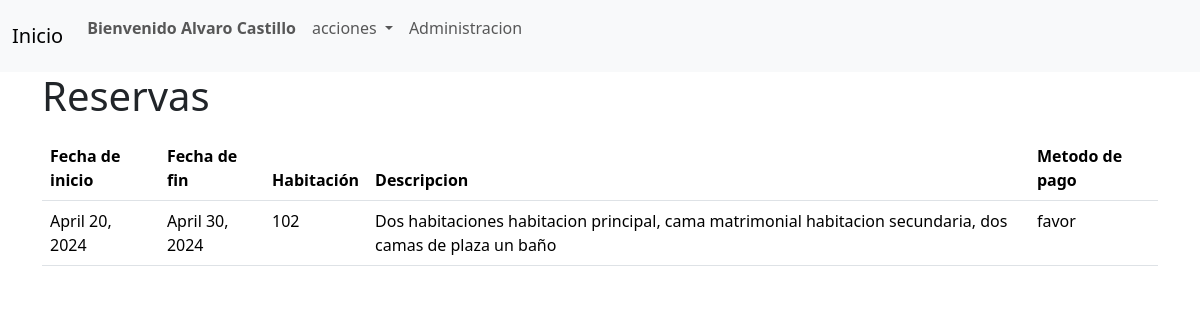
/reservas/ (signed in), run on an earlier commit of the app's database.
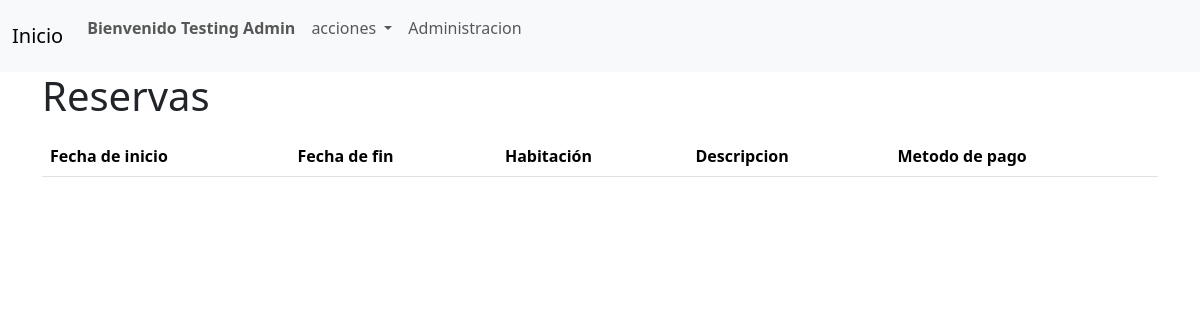
And on a later commit of the database.
### start/models.py (models this page shows, shortened)
class Usuario(models.Model):
    nombre = models.CharField(max_length=50)
    apellido = models.CharField(max_length=50)
    email = models.EmailField()
    password = models.CharField(max_length=50)
    tipo = models.IntegerField(default=2)

class Reserva(models.Model):
    fecha_inicio = models.DateField()
    fecha_fin = models.DateField()
    habitacion = models.ForeignKey(Habitacion, on_delete=models.CASCADE)
    usuario = models.ForeignKey(Usuario, on_delete=models.CASCADE)
    metodo_pago = models.ForeignKey(MetodoPago, on_delete=models.CASCADE)

class Habitacion(models.Model):
    nombre = models.CharField(max_length=50)
    precio = models.FloatField()
    disponible = models.BooleanField()
    categoria = models.ForeignKey(CategoriaHabitacion, on_delete=models.CASCADE)

class CategoriaHabitacion(models.Model):
    nombre = models.CharField(max_length=50)
    descripcion = models.TextField()

class MetodoPago(models.Model):
    nombre = models.CharField(max_length=50)
    descripcion = models.TextField()

### start/views.py (the view)
# urls.py: path('reservas/', reservas, name='reservas'),
def reservas(request):
    user_id= request.session.get('id')
    if user_id  is not None:
        usuario = Usuario.objects.get(id=user_id)
        reservas = Reserva.objects.filter(usuario=usuario)
        if usuario:
            context = {
                "usuario": usuario,
                "reservas": reservas,
            }
            return render(request, 'reservas.html', context)
    return redirect('index')

### start/templates/reservas.html
{% extends "base/base.html" %}
{% block content %}
<div class="container pl-5">
    {% if usuario %}
        <h1 class="mb-3">Reservas</h1>
        <table class="table">
            <thead>
                <tr>
                    <th scope="col">Fecha de inicio</th>
                    <th scope="col">Fecha de fin</th>
                    <th scope="col">Habitación</th>
                    <th scope="col">Descripcion</th>
                    <th scope="col">Metodo de pago</th>
                </tr>
            </thead>
            <tbody>
                {% for reserva in reservas %}
                <tr>
                    <td>{{ reserva.fecha_inicio }}</td>
                    <td>{{ reserva.fecha_fin }}</td>
                    <td>{{ reserva.habitacion.nombre }}</td>
                    <td>{{ reserva.habitacion.categoria.descripcion }}</td>
                    <td>{{ reserva.metodo_pago.nombre }}</td>
                </tr>
                {% endfor %}
            </tbody>
    {% else %}
        <h1>Debe iniciar sesión para acceder a la reserva</h1>
{% endif %}
</div>
{% endblock %}

### start/templates/base/base.html (shortened to what this page needs)
<!DOCTYPE html>
<html lang="en">
<head>
    <link href="https://cdn.jsdelivr.net/npm/bootstrap@5.3.3/dist/css/bootstrap.min.css" rel="stylesheet"
>
</head>
<body>
    <nav class="navbar navbar-expand-lg bg-body-tertiary">
        <div class="container-fluid">
            <a class="navbar-brand" href="{% url 'index' %}">Inicio</a>
            <div class="collapse navbar-collapse" id="navbarSupportedContent">
                <ul class="navbar-nav me-auto mb-2 mb-lg-0">
                    {% if usuario %}
                    <li class="nav-item">
                        <p class="nav-link ml-1 fw-bold">Bienvenido {{ usuario.nombre }} {{ usuario.apellido }} </p>
                    </li>
                    <li class="nav-item dropdown">
                        <a class="nav-link dropdown-toggle" href="#" role="button" data-bs-toggle="dropdown"
                            aria-expanded="false">
                            acciones
                        </a>
                    </li>
                    {% if usuario.tipo == 1 %}
                    <li class="nav-item">
                        <a class="nav-link" href="{% url 'administrar' %}">Administracion</a>
                    </li>
                    {% endif %}
                    {% endif %}
                </ul>
            </div>
        </div>
    </nav>
    {% block content %}
    {% endblock %}
</body>
</html>

What changed in the data, as far as the page shows it:
removed Reserva: fecha_inicio "April 20, 2024", fecha_fin "April 30, 2024", habitacion.nombre "102", habitacion.categoria.descripcion "Dos habitaciones habitacion principal, cama matrimonial habitacion secundaria, dos camas de plaza un baño", metodo_pago.nombre "favor"
changed Usuario: nombre "Alvaro" → "Testing"; apellido "Castillo" → "Admin"
